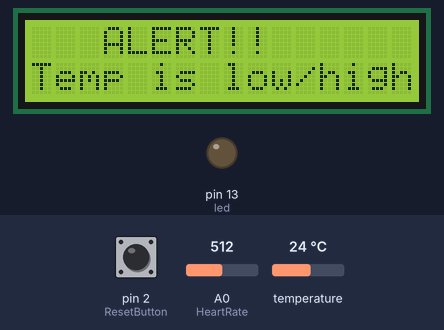
Simulated run of this sketch. Board: Arduino Uno, built with avr-gcc and run on an emulated ATmega328P. On the bench: 16×2 character LCD, output pins drawn as LEDs (lit = HIGH). Dashed ring = blinking. Inputs (shaded band) come from the test bench; at power-on: pin 2 (ResetButton) HIGH, temperature 24 °C, A0 (HeartRate) = 512. Pins used as bus, display or sensor lines are not drawn; what the sketch prints to the serial monitor is not drawn.

Above: at 1.6 s.
1.7 s: pin 2 (ResetButton) pulled LOW for 0.15 s
At 3.4 s:
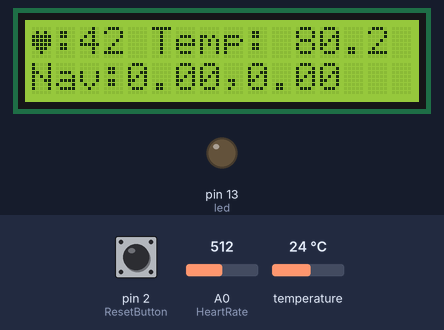
5.7 s: temperature set to 33 °C
At 8.3 s:
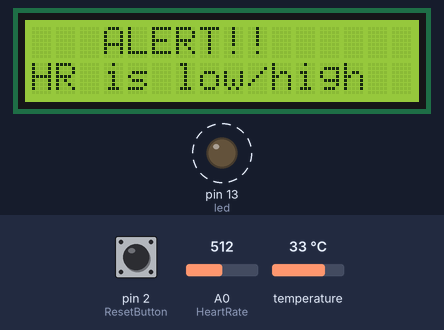
9.0 s: pin 2 (ResetButton) pulled LOW for 1 s
At 11.2 s:
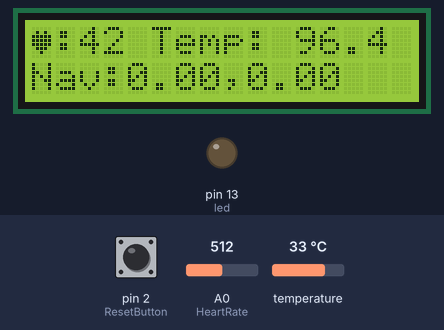
13.9 s: pin 2 (ResetButton) pulled LOW for 3.2 s
Timing chart, 0 to 21.3 s (numbered marks = the images above; inputs shaded):
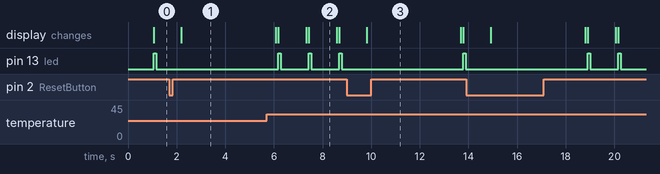

Measured:
- after the input at 1.7 s, pin 13 (led): stops changing and stays LOW; the display: changes after 0.49 s (image 1)
- after the input at 5.7 s, the display: first differs from a run without the input after 0.47 s (image 2)
- after the input at 9.0 s, the display: changes after 0.81 s (image 3)
- what the display in image 2 shows lasts 1.2 s, from 7.4 s to 8.6 s

The sketch:

stubOff.ino
```cpp
//Code Created By Cole Tyler
//Date: November 2, 2018
//This is code for Cole Tylers 3rd year project for SYSC 3010

#include <LiquidCrystal.h> // Library that allows us to use the LCD screen with much easier access
#include <OneWire.h> // Library that also helps us use the Temperature with much easier access
#include <DallasTemperature.h> // Library that allows us to use Temperature with much easier access
#include "TinyGPS++.h" // Library that allows us to use the GPS system with much easier access
#include "SoftwareSerial.h" // Library that also helps us use the GPS system with much easier access
#include <TimeLib.h> // Library that allows us to use Time with much easier access

LiquidCrystal lcd(12, 11, 5, 4, 8, 10); // sets up the pins to the LCD screen
#define led 13                //sets LED to pin 13
#define DistressButton 3      //sets DistressButton to pin 3 (INT1)
#define ResetButton 2      //sets ResetButton to pin 2 (INT0)
#define HeartRate A0      //sets HeartRate sensor to pin A0
#define Temperature A1      //sets Temperature sensor to pin A1
#define contrast 9         //sets the contrast for the LCD screen to pin 9

//This is the value for the stub that is off
boolean inDistress = false; // stores the value of true if in distress

boolean BtwTemperature = true; // stores the value of the body temperature if between the appropriate values
boolean BtwHeartRate = true; // stores the value of the heart rate if between the appropriate values

int Time; // Variable that stores the time in minutes (seconds in tests)
float currentTemperature; // stores the value for the current Temperature of the device
int currentHeartRate; // stores the value for the current Heart Rate of the device
double currentNavigation[2]; // stores the value for the current navigational coordinates of the device, currentNavigation[0] = x = latitude, currentNavigation[1] = y = Longitude

OneWire oneWire(Temperature); // Setup a oneWire instance to communicate with any OneWire devices
DallasTemperature sensors(&oneWire); // Pass our oneWire reference to Dallas Temperature.

SoftwareSerial serial_connection(7, 6); //sets up the pins 6, 7 for the GPS system
TinyGPSPlus gps;  //This is the GPS object that will pretty much do all the grunt work with the NMEA data

// creates a heart shape symbol
byte HeartRateChar[8] = {
  B00000,
  B01010,
  B11111,
  B11111,
  B11111,
  B01110,
  B00100};
// the function/action that is used when the reset interrup is activated
// this resets the inDistress, BtwTemperature, and BtwHeartRate to there default values
void Reset() {
  inDistress = false;
  BtwTemperature = true;
  BtwHeartRate = true;
  delay(500);
}

//Sets up the setup of the device
void setup(){
  lcd.createChar(1, HeartRateChar); // creates the heart symbol
  lcd.begin(16, 2); // Starts up the size of LCD screen
  lcd.clear(); // clears the LCD screen just incase something is already loaded on it
  Serial.begin(9600);   //begin the serial moniter at 9600 bouds
  serial_connection.begin(9600); // Start up the Software Serial library
  sensors.begin(); // Start up the Dallas Temperature library
  pinMode(led, OUTPUT); //define led as an output
  pinMode(DistressButton, INPUT_PULLUP); //define DistressButton as an input, and because the serial is on it has to be a pullpu
  pinMode(ResetButton, INPUT_PULLUP); //define ResetButton as an input, and because the serial is on it has to be a pullpu
  pinMode(Temperature, INPUT); //define Temperature as an input
  pinMode(HeartRate, INPUT); //define HeartRate as an input
  pinMode(contrast, OUTPUT); //define contrast as an output
  analogWrite(contrast, 100); // '100' are the set value for the contrast
  attachInterrupt(digitalPinToInterrupt(ResetButton), Reset, CHANGE); // creates an interrup on ResetButton to pin 2 (INT0), and when the state is CHANGED at pin 2 it activates the function Reset

}

//This function displays the Alert
void Alert() {
  lcd.clear();
  delay(100);
  if (inDistress == true) {
    lcd.print("   ALERT!!");
    lcd.setCursor(0,1);
    lcd.print("In Distress");
  }else if (BtwTemperature == false) {
    lcd.print("   ALERT!!");
    lcd.setCursor(0,1);
    lcd.print("Temp is low/high");
  }else if (BtwHeartRate == false) {
    lcd.print("   ALERT!!");
    lcd.setCursor(0,1);
    lcd.print("HR is low/high");
  }
}

//This function set the value of the currentHeartRate
void getHeartRate() {
  int Rate = 0; // to store the average heart rate
  for (int i = 0; i < 100; i++) { // this will calculate the average heart rate
    Rate = Rate + analogRead(HeartRate)/ 12;
    delay(1); // this will allow it to record a new value for the average
  }
  currentHeartRate = Rate/100; // sets the currentHeartRate which is the average heart rate
}

//This function set the value of the currentTemperature
void getTemperature() {
 sensors.requestTemperatures(); // Send the command to get temperature readings
 currentTemperature = sensors.getTempCByIndex(0); // gets the first IC on the wire which is the Temperature, 0 refers to the first IC on the wire
 currentTemperature = ((currentTemperature *9)/5) + 37; // sets the currentTemperature to fahrenheit (personal preference)
}

//This function set the value of the currentNavigation
void getNavigation() {
  for (int i = 0; i<20000;i++) { // the loop allows the navigation system to have enough time to collect the data
    while(serial_connection.available()) {
      gps.encode(serial_connection.read()); //this feeds the NMEA data into the libaray one char at a time
    }
    if (gps.location.isUpdated()) { //this will pretty much be fired all the time anyway but will at least reduce it to only after a package of NMEA data comes in
      currentNavigation[0] = gps.location.lat(); // sets the latitude of the device
      currentNavigation[1] = gps.location.lng(); // sets the longitude of the device
    }
  }
}

// This function sets BtwTemperature or BtwHeartRate to equal false if the currentTemperature or currentHeartRate are not in the correct parameters
void CheckSensors() {
  if (currentTemperature > 100.9 || currentTemperature < 95 ) { // if your Body Temperature is less than 95 you are an unheathly temperature and need to get warm or if your Body Temperature is more than 100.9 you got a fever
    BtwTemperature = false;
  } if (currentHeartRate > 140 || currentHeartRate < 45) { // if your Heart rate is less than 45 or more than 140 you should see a doctor
    BtwHeartRate = false;
  }
}

//This function displays the normal display on the LCD screen
void Display() {
   lcd.clear();
   lcd.write(byte(1)); // this symbol repersents the Heart Rate
   lcd.print(":");
   lcd.print(currentHeartRate);
   lcd.print(" Temp: ");
   lcd.print(currentTemperature, 1);
   lcd.setCursor(0,1);
   lcd.print("Nav:");
   lcd.print(currentNavigation[0], 2); // Latitude
   lcd.print(",");
   lcd.print(currentNavigation[1], 2); // Longitude
   delay(2000);

}

// displays data on serial monitor on the arduino program
// this will allow the python program to take this data and put it in the notepad database
void SerialDisplay() {
  // displays an Alert if one is activated on the serial monitor
  if (inDistress == true) {
    Serial.print("ALERT: IN DISTRESS, ");
  }else if (BtwTemperature == false) {
    Serial.print("ALERT: TEMP IS LOW/HIGH, ");
  }else if (BtwHeartRate == false) {
    Serial.print("ALERT: HEART RATE IS LOW/HIGH, ");
  }
  // displays the values that are collected on the serial monitor
  Serial.write("Heart Rate: ");
  Serial.print(currentHeartRate);
  Serial.print(" BPM, Body Temperature: ");
  Serial.print(currentTemperature, 1);
  Serial.print(" F, Navigational Coordinates:");
  Serial.print(currentNavigation[0], 2); // Latitude
  Serial.print(", ");
  Serial.println(currentNavigation[1], 2);  // Longitude
}

// This function Blinks the LED on and off
void Blink() {
  digitalWrite(led, HIGH);
  delay(100);
  digitalWrite(led, LOW);
  delay(1000);
}

// Main, System of the device
void loop() {
    Time = minute();// sets the vari, (test with second())
    getHeartRate(); // uses this function to set the current Heart Rate
    getTemperature(); // uses this function to set the current Body Temperature
    //getNavigation(); // uses this function to set the current navigation coordinates, DISABLE UNTIL GPS IS CONNECTED TO THE DEVICE
    CheckSensors(); // uses this function to check if the Body Temperature and Heart Rate values are between the correct parameters
    if (inDistress == true || BtwTemperature == false || BtwHeartRate == false) {
      while(inDistress || BtwTemperature == false || BtwHeartRate == false) {
        Alert(); // activates the ALert
        Blink(); // ues the Blink function
        SerialDisplay(); // displays data on serial monitor so the python program and take this data and put it in the database
      }
    }
    Display(); // diplays the values or alerts if activated
    if(((Time%10) == 0) && (Time != 0)) { //checks if there is a remainder if there isn't that means it its been 10 minutes (in test this is seconds) and will displays data on serial monitor
      SerialDisplay(); // displays data on serial monitor so the python program and take this data and put it in the database
    }
    delay(1000); // giving the device one second delay just incase
}
```
